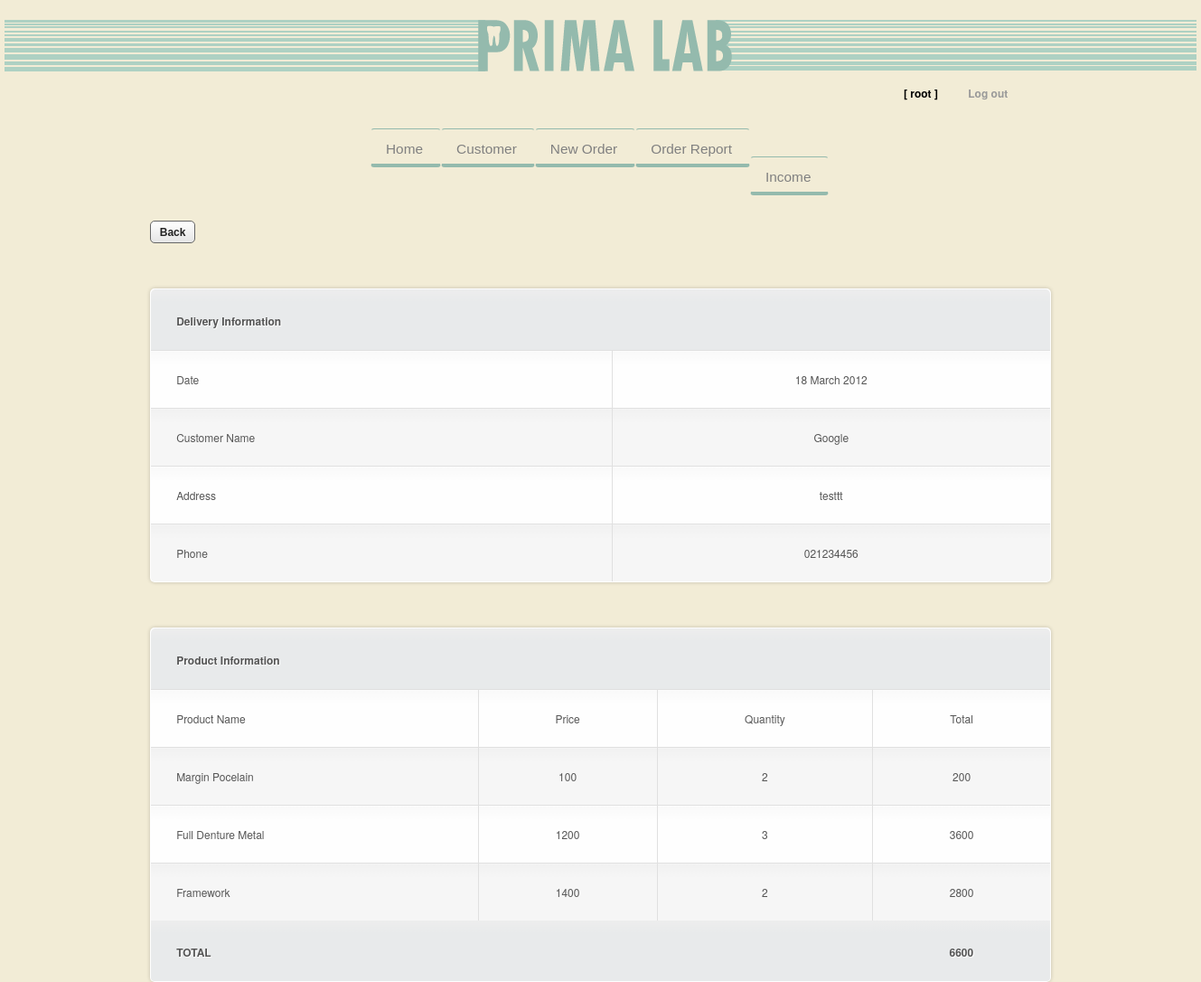
The page /Site/order-history-detail.php?order_id=12 (signed in) on the database its author committed.
### tables this page shows
CREATE TABLE `orders` (
  `order_id` int(11) NOT NULL auto_increment,
  `Date` datetime default NULL,
  `customer_name` varchar(40) default NULL,
  `phone` varchar(20) default NULL,
  `address` text NOT NULL,
  `cus_id` int(11) default NULL,
  PRIMARY KEY  (`order_id`)
);

CREATE TABLE `order_detail` (
  `product_id` int(11) NOT NULL,
  `price` int(11) default NULL,
  `qty` int(11) NOT NULL,
  `order_id` int(11) default NULL
);

CREATE TABLE `product` (
  `product_id` int(11) NOT NULL auto_increment,
  `product_name` varchar(50) default NULL,
  `price` int(11) default NULL,
  `category_id` int(11) default NULL,
  PRIMARY KEY  (`product_id`)
);

### Site/order-history-detail.php (the view, shortened to what this page needs)
<!DOCTYPE html PUBLIC "-//W3C//DTD XHTML 1.0 Strict//EN" "http://www.w3.org/TR/xhtml1/DTD/xhtml1-strict.dtd">
<html xmlns="http://www.w3.org/1999/xhtml">
<head>
<link href="css/reset.css" rel="stylesheet" type="text/css"/>
<link href="css/mian.css" rel="stylesheet" type="text/css" />
<link href="css/idealForms/idealForms.css" rel="stylesheet" type="text/css" media="screen"/>
<link href="css/idealForms/idealForms-theme-sapphire.css" rel="stylesheet" type="text/css" media="screen"/>
<link href="css/table.css" rel="stylesheet" type="text/css" />
</head>
<body>
<div id="wrapper-main">
	<div id="logo-left" class="left"></div>
	<div id="wrapper-logo-main" class="left"></div>
	<div id="logo-right" class="left"></div>
</div>
 <?PHP
   	if(!isset($_SESSION['username']))
	{
		echo "<script>alert('Please Login');window.location='login.php';</script>"
	?>
   <?php
   }else
   {
   ?>
<div id="login-box">
	<ul>
		<li>[ <?PHP echo $_SESSION['username']?> ]</li>
		<a href="logout.php"><li>Log out</li></a>
	</ul>
</div>
<?php }?>
<div id="wrapper-menu">
<div id="top_navigation">
	<ul class="nav">
		<li><a href="index.php">Home</a></li>
		<li><a href="customer.php">Customer</a></li>
		<li><a href="new-order.php">New Order</a></li>
		<li><a href="order-history.php">Order Report</a></li>
		<li><a href="report.php">Income</a></li>
	</ul>
</div>
</div>
<div id="content">
	<div class="idealWrap">
			<form name="form1" action="">
			<a href="order-history.php"><input type="button" name="button" value="Back" /></a>
			</form>
	</div>
    <table cellspacing="0">
    	<tr>
			<th colspan="4" align="center">Delivery Information</th>
		</tr>
		<?php
			$order_id  = $_GET['order_id'];
			$sql = "select * from orders  WHERE order_id = '$order_id' ";
			$query  = mysql_query($sql) or die (mysql_error().":$sql");
			$num    = mysql_num_rows($query);
			for($i=1;$i<=$num;$i++)
			{
			  $row = mysql_fetch_array($query);
		?>
   		<tr>
			<td>Date</td>
			<td><?php echo date("j F Y",strtotime($row['Date'])) ?></td>
		</tr>
		<tr>
			<td>Customer Name</td>
			<td><?php echo $row['customer_name']?></td>
		</tr>
		<tr>
			<td>Address</td>
			<td><?php echo $row['address']?></td>
		</tr>
		<tr>
			<td>Phone</td>
			<td><?php echo $row['phone']?></td>
		</tr>
    	<?php }?>
	</table>
	<table cellspacing="0">
    	<tr>
			<th colspan="4" align="center">Product Information</th>
		</tr>
   		<tr>
			<td>Product Name</td>
			<td>Price</td>
			<td>Quantity</td>
			<td>Total</td>
		</tr>
 		<?php
				$sql = "select * from order_detail left join product on order_detail.product_id = product.product_id where order_id = '$order_id'";
		 		$query  = mysql_query($sql);
				$num    = mysql_num_rows($query);
				for($i=1;$i<=$num;$i++)
				{
			  		$row = mysql_fetch_array($query);
				?>
		<tr>
			<td><?php echo $row['product_name']?></td>
			<td><?php echo $row['price']?></td>
			<td><?php echo $row['qty']?></td>
			<td><?php echo $row['qty']*$row['price']?></td>
		</tr>
		<?php }?>
  		<?php
			$sqls = "select sum(price*qty) as total from order_detail where order_id = '$order_id'";
			$query  = mysql_query($sqls);
			$row = mysql_fetch_array($query);
		?>
		<tr>
			<th colspan="3">TOTAL</th>
			<th><?php echo $row['total']?></th>
		</tr>
	</table>
</div>
</body>
</html>

### Site/css/mian.css (style rules this page uses)
body { background-color: #F2ECD6; }
.left { float: left; }
#wrapper-logo-main { background-image: url(../images/logo_main.png); margin-top: 20px; background-repeat: no-repeat; height: 60px; width: 639px; margin-left: 0px; margin-right: auto; margin-bottom: auto; }
#wrapper-main { height: 80px; margin-right: auto; margin-left: auto; width: 1319px; }
#logo-left { height: 60px; width: 340px; margin-top: 20px; background-image: url(../images/bg.png); background-repeat: repeat-x; }
#logo-right { height: 60px; width: 340px; margin-top: 20px; background-image: url(../images/bg_right.png); background-repeat: repeat-x; }
#login-box { height: 30px; padding-top: 10px; width: 250px; margin-left: 1000px; color: #000; font-weight: bold; }
#login-box ul a { color: #999; text-decoration: none; }
#login-box ul li { display: inline; margin-right: 30px; }
#wrapper-menu { height: 80px; display: inline-block; list-style-type: none; margin-top: 10px; width: 650px; margin-right: auto; padding-left: 150px; padding-top: 5px; margin-left: 250px; }
#wrapper-menu ul li { display: inline; margin-right: 60px; margin-top: auto; margin-bottom: auto; }
* { margin : 0; padding : 0; list-style : none; text-decoration : none; line-height : 27px; }
#top_navigation { background : transparent; width: 800px; height : 77px; list-style : none; margin-top : 7px; margin-bottom : 11px; width : 100%; }
ul.nav { background : transparent; width: 800px; height : 57px; line-height : 31px; list-style : none; padding : 0 10px; font-size : 14px; }
ul.nav li { display : inline; padding : 0; background : transparent; }
ul.nav a { background : transparent; height : 20px; font-size : 1.1em; color : #808080; float : left; padding : 8px 19px 10px 16px; text-decoration : none; border-top: 1px solid #94BAAD; border-bottom : 4px solid #94BAAD; border-left : 1px solid transparent; border-right : 1px solid transparent; border-radius : 4px; -moz-border-radius : 4px; -webkit-border-radius: 4px; font-family: Arial, Helvetica, sans-serif; }

### Site/css/idealForms/idealForms.css (style rules this page uses)
form { margin: 2em 0; }
form * { font: normal 12px Arial }

### Site/css/table.css (style rules this page uses)
html, body, div, span, object, iframe, h1, h2, h3, h4, h5, h6, p, blockquote, pre, abbr, address, cite, code, del, dfn, em, img, ins, kbd, q, samp, small, strong, sub, sup, var, b, i, dl, dt, dd, ol, ul, li, fieldset, form, label, legend, table, caption, tbody, tfoot, thead, tr, th, td { margin:0; padding:0; border:0; outline:0; font-size:100%; vertical-align:baseline; background:transparent; }
body { margin:0; padding:0; font:12px/15px "Helvetica Neue",Arial, Helvetica, sans-serif; color: #555; background:#F2ECD6; }
a { color:#666; }
#content { width:75%; margin-top: 2%; margin-right: auto; margin-bottom: 0; margin-left: auto; }
table { overflow:hidden; border:1px solid #d3d3d3; background:#fefefe; width:100%; -moz-border-radius:5px; -webkit-border-radius:5px; border-radius:5px; -moz-box-shadow: 0 0 4px rgba(0, 0, 0, 0.2); -webkit-box-shadow: 0 0 4px rgba(0, 0, 0, 0.2); margin-top: 5%; margin-right: auto; margin-bottom: 0; margin-left: auto; }
th, td { padding:18px 28px 18px; text-align:center; }
th { padding-top:22px; text-shadow: 1px 1px 1px #fff; background:#e8eaeb; }
td { border-top:1px solid #e0e0e0; border-right:1px solid #e0e0e0; }
tr.odd-row td { background:#f6f6f6; }
td.first, th.first { text-align:left }
td.last { border-right:none; }
td { background: -moz-linear-gradient(100% 25% 90deg, #fefefe, #f9f9f9); background: -webkit-gradient(linear, 0% 0%, 0% 25%, from(#f9f9f9), to(#fefefe)); }
tr.odd-row td { background: -moz-linear-gradient(100% 25% 90deg, #f6f6f6, #f1f1f1); background: -webkit-gradient(linear, 0% 0%, 0% 25%, from(#f1f1f1), to(#f6f6f6)); }
th { background: -moz-linear-gradient(100% 20% 90deg, #e8eaeb, #ededed); background: -webkit-gradient(linear, 0% 0%, 0% 20%, from(#ededed), to(#e8eaeb)); }
tr:first-child th.first { -moz-border-radius-topleft:5px; -webkit-border-top-left-radius:5px; }
tr:first-child th.last { -moz-border-radius-topright:5px; -webkit-border-top-right-radius:5px; }
tr:last-child td.first { -moz-border-radius-bottomleft:5px; -webkit-border-bottom-left-radius:5px; }
tr:last-child td.last { -moz-border-radius-bottomright:5px; -webkit-border-bottom-right-radius:5px; }

### rows shown on the page
orders: Date "18 March 2012", customer_name "Google", address "testtt", phone "021234456"
order_detail: product.product_name "Margin Pocelain", product.price "100", qty "2", $row['qty']*$row['price'] "200"
order_detail: product.product_name "Full Denture Metal", product.price "1200", qty "3", $row['qty']*$row['price'] "3600"
order_detail: product.product_name "Framework", product.price "1400", qty "2", $row['qty']*$row['price'] "2800"

### other values the page prints
$_SESSION['username'] "root"
$row['total'] "6600"
